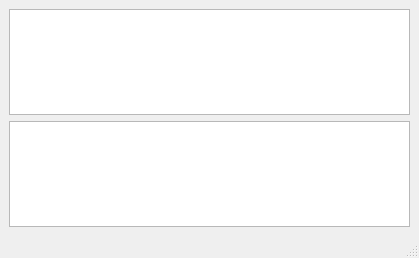
<?xml version="1.0" encoding="UTF-8"?>
<ui version="4.0">
 <class>MainWindow</class>
 <widget class="QMainWindow" name="MainWindow">
  <property name="geometry">
   <rect>
    <x>0</x>
    <y>0</y>
    <width>419</width>
    <height>258</height>
   </rect>
  </property>
  <property name="windowTitle">
   <string>MainWindow</string>
  </property>
  <widget class="QWidget" name="centralwidget">
   <layout class="QVBoxLayout" name="verticalLayout">
    <item>
     <widget class="QTableView" name="normalView"/>
    </item>
    <item>
     <widget class="QTableView" name="transposedView"/>
    </item>
   </layout>
  </widget>
  <widget class="QMenuBar" name="menubar">
   <property name="geometry">
    <rect>
     <x>0</x>
     <y>0</y>
     <width>419</width>
     <height>26</height>
    </rect>
   </property>
  </widget>
  <widget class="QStatusBar" name="statusbar"/>
 </widget>
 <resources/>
 <connections/>
</ui>
